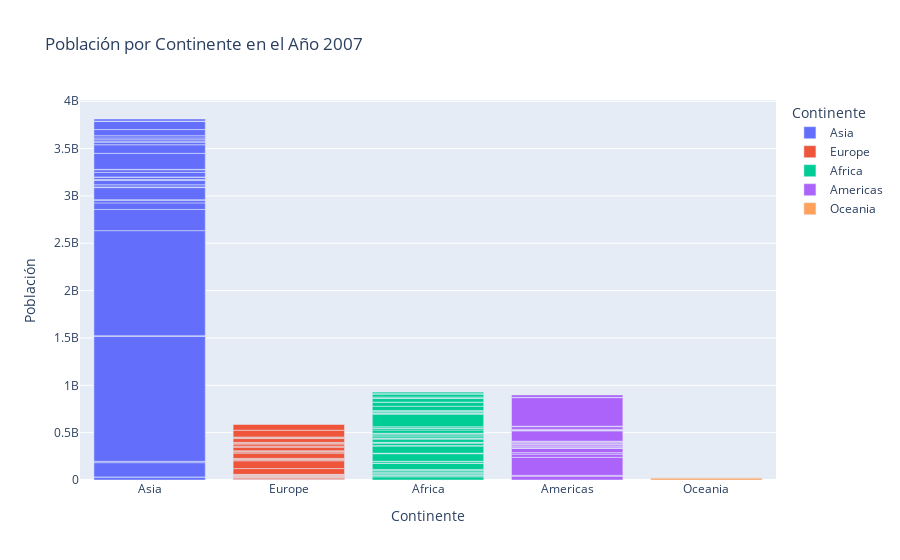

Write notebook code for a chart like this one.
### Markdown cell above
El eje x representa los continentes, y el eje y representa la población de cada continente. Cada barra en el gráfico representa un continente y su altura está determinada por la población de ese continente en el año 2007. Además, el color de cada barra se corresponde con el continente que representa, lo que permite identificar fácilmente cada grupo.

La leyenda del gráfico muestra la relación entre los colores y los continentes, lo que facilita la identificación de cada grupo. Al pasar el cursor sobre una barra, se mostrará el nombre del continente y la población correspondiente en una etiqueta emergente.

Este gráfico de barras nos permite comparar visualmente la población de cada continente en el año 2007 y nos da una idea de la distribución de la población mundial entre los diferentes continentes. Es una forma efectiva de mostrar la magnitud de la población de cada región y puede ayudarnos a identificar posibles tendencias o disparidades en la distribución de la población en el mundo.

### Code cell
# Crear el gráfico de barras con Plotly Express
fig = px.bar(df, x='continent', y='pop', color='continent',
             title='Población por Continente en el Año 2007',
             labels={'pop': 'Población', 'continent': 'Continente'})

# Mostrar el gráfico
fig.show()

### Figure 1 — Plotly figure (JSON) as saved in the notebook; plotly's stock layout.template omitted (floating-point values rounded to 4 significant figures)
{"data": [{"alignmentgroup": "True", "hovertemplate": "Continente=%{x}<br>Población=%{y}<extra></extra>", "legendgroup": "Asia", "marker": {"color": "#636efa", "pattern": {"shape": ""}}, "name": "Asia", "offsetgroup": "Asia", "orientation": "v", "showlegend": true, "textposition": "auto", "type": "bar", "x": ["Asia", "Asia", "Asia", "Asia", "Asia", "Asia", "Asia", "Asia", "Asia", "Asia", "Asia", "Asia", "Asia", "Asia", "Asia", "Asia", "Asia", "Asia", "Asia", "Asia", "Asia", "Asia", "Asia", "Asia", "Asia", "Asia", "Asia", "Asia", "Asia", "Asia", "Asia", "Asia", "Asia"], "xaxis": "x", "y": [31889923, 708573, 150448339, 14131858, 1318683096, 6980412, 1110396331, 223547000, 69453570, 27499638, 6426679, 127467972, 6053193, 23301725, 49044790, 2505559, 3921278, 24821286, 2874127, 47761980, 28901790, 3204897, 169270617, 91077287, 27601038, 4553009, 20378239, 19314747, 23174294, 65068149, 85262356, 4018332, 22211743], "yaxis": "y"}, {"alignmentgroup": "True", "hovertemplate": "Continente=%{x}<br>Población=%{y}<extra></extra>", "legendgroup": "Europe", "marker": {"color": "#EF553B", "pattern": {"shape": ""}}, "name": "Europe", "offsetgroup": "Europe", "orientation": "v", "showlegend": true, "textposition": "auto", "type": "bar", "x": ["Europe", "Europe", "Europe", "Europe", "Europe", "Europe", "Europe", "Europe", "Europe", "Europe", "Europe", "Europe", "Europe", "Europe", "Europe", "Europe", "Europe", "Europe", "Europe", "Europe", "Europe", "Europe", "Europe", "Europe", "Europe", "Europe", "Europe", "Europe", "Europe", "Europe"], "xaxis": "x", "y": [3600523, 8199783, 10392226, 4552198, 7322858, 4493312, 10228744, 5468120, 5238460, 61083916, 82400996, 10706290, 9956108, 301931, 4109086, 58147733, 684736, 16570613, 4627926, 38518241, 10642836, 22276056, 10150265, 5447502, 2009245, 40448191, 9031088, 7554661, 71158647, 60776238], "yaxis": "y"}, {"alignmentgroup": "True", "hovertemplate": "Continente=%{x}<br>Población=%{y}<extra></extra>", "legendgroup": "Africa", "marker": {"color": "#00cc96", "pattern": {"shape": ""}}, "name": "Africa", "offsetgroup": "Africa", "orientation": "v", "showlegend": true, "textposition": "auto", "type": "bar", "x": ["Africa", "Africa", "Africa", "Africa", "Africa", "Africa", "Africa", "Africa", "Africa", "Africa", "Africa", "Africa", "Africa", "Africa", "Africa", "Africa", "Africa", "Africa", "Africa", "Africa", "Africa", "Africa", "Africa", "Africa", "Africa", "Africa", "Africa", "Africa", "Africa", "Africa", "Africa", "Africa", "Africa", "Africa", "Africa", "Africa", "Africa", "Africa", "Africa", "Africa", "Africa", "Africa", "Africa", "Africa", "Africa", "Africa", "Africa", "Africa", "Africa", "Africa", "Africa", "Africa"], "xaxis": "x", "y": [33333216, 12420476, 8078314, 1639131, 14326203, 8390505, 17696293, 4369038, 10238807, 710960, 64606759, 3800610, 18013409, 496374, 80264543, 551201, 4906585, 76511887, 1454867, 1688359, 22873338, 9947814, 1472041, 35610177, 2012649, 3193942, 6036914, 19167654, 13327079, 12031795, 3270065, 1250882, 33757175, 19951656, 2055080, 12894865, 135031164, 798094, 8860588, 199579, 12267493, 6144562, 9118773, 43997828, 42292929, 1133066, 38139640, 5701579, 10276158, 29170398, 11746035, 12311143], "yaxis": "y"}, {"alignmentgroup": "True", "hovertemplate": "Continente=%{x}<br>Población=%{y}<extra></extra>", "legendgroup": "Americas", "marker": {"color": "#ab63fa", "pattern": {"shape": ""}}, "name": "Americas", "offsetgroup": "Americas", "orientation": "v", "showlegend": true, "textposition": "auto", "type": "bar", "x": ["Americas", "Americas", "Americas", "Americas", "Americas", "Americas", "Americas", "Americas", "Americas", "Americas", "Americas", "Americas", "Americas", "Americas", "Americas", "Americas", "Americas", "Americas", "Americas", "Americas", "Americas", "Americas", "Americas", "Americas", "Americas"], "xaxis": "x", "y": [40301927, 9119152, 190010647, 33390141, 16284741, 44227550, 4133884, 11416987, 9319622, 13755680, 6939688, 12572928, 8502814, 7483763, 2780132, 108700891, 5675356, 3242173, 6667147, 28674757, 3942491, 1056608, 301139947, 3447496, 26084662], "yaxis": "y"}, {"alignmentgroup": "True", "hovertemplate": "Continente=%{x}<br>Población=%{y}<extra></extra>", "legendgroup": "Oceania", "marker": {"color": "#FFA15A", "pattern": {"shape": ""}}, "name": "Oceania", "offsetgroup": "Oceania", "orientation": "v", "showlegend": true, "textposition": "auto", "type": "bar", "x": ["Oceania", "Oceania"], "xaxis": "x", "y": [20434176, 4115771], "yaxis": "y"}], "layout": {"barmode": "relative", "legend": {"title": {"text": "Continente"}, "tracegroupgap": 0}, "title": {"text": "Población por Continente en el Año 2007"}, "xaxis": {"anchor": "y", "categoryarray": ["Asia", "Europe", "Africa", "Americas", "Oceania"], "categoryorder": "array", "domain": [0, 1], "title": {"text": "Continente"}}, "yaxis": {"anchor": "x", "domain": [0, 1], "title": {"text": "Población"}}}}
